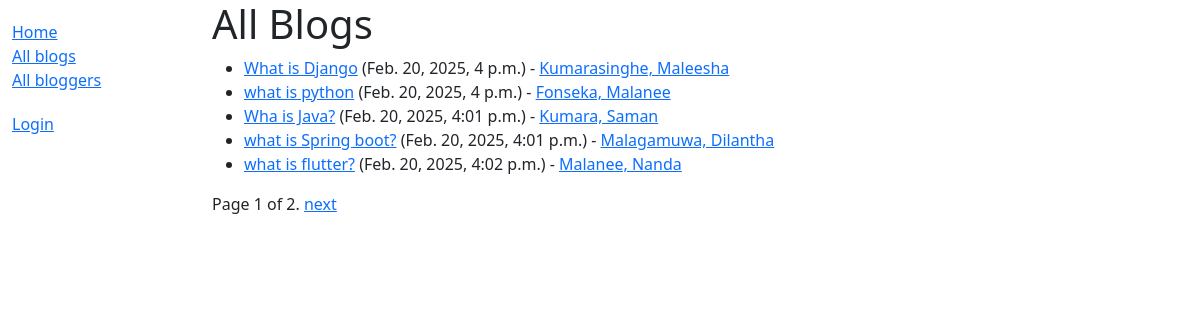
/blog/blogs/, run on the app's committed database.
### blog/models.py (models this page shows, shortened)
class Blog(models.Model):
    title = models.CharField(max_length=200)
    blogger = models.ForeignKey(Blogger, on_delete=models.CASCADE)
    description = models.TextField(help_text="Enter the content of the blog post")
    post_date = models.DateTimeField(auto_now_add=True)
    def get_absolute_url(self):
        return reverse('blog-detail', args=[str(self.id)])

class Blogger(models.Model):
    first_name = models.CharField(max_length=100)
    last_name = models.CharField(max_length=100)
    bio = models.TextField(
        blank=True,
        help_text="Enter a brief biography of the blogger"
    )
    date_of_birth = models.DateField(null=True, blank=True)
    date_of_death = models.DateField('Died', null=True, blank=True)
    class Meta:
        ordering = ['last_name', 'first_name']
    def __str__(self):
        return f'{self.last_name}, {self.first_name}'

### blog/views.py (the view)
# urls.py: path('blogs/', views.BlogListView.as_view(), name='blogs'),
class BlogListView(generic.ListView):
    model = Blog
    paginate_by = 5

### blog/templates/blog/blog_list.html (shortened to what this page needs)
{% extends "base_generic.html" %}
{% block content %}
  <h1>All Blogs</h1>
  {% if blog_list %}
    <ul>
      {% for blog in blog_list %}
      <li>
        <a href="{{ blog.get_absolute_url }}">{{ blog.title }}</a>
        ({{blog.post_date}}) -  <a href="{{ blog.get_absolute_url }}">{{ blog.blogger }}</a>
      </li>
      {% endfor %}
    </ul>
  {% else %}
    <p>There are no Blogs in the Blog.</p>
  {% endif %}
  {% block pagination %}
    {% if is_paginated %}
        <div class="pagination">
            <span class="page-links">
                <span class="page-current">
                    Page {{ page_obj.number }} of {{ page_obj.paginator.num_pages }}.
                </span>
                {% if page_obj.has_next %}
                    <a href="{{ request.path }}?page={{ page_obj.next_page_number }}">next</a>
                {% endif %}
            </span>
        </div>
    {% endif %}
  {% endblock %}
{% endblock %}

### data on the page
Blog: title "What is Django", post_date "Feb. 20, 2025, 4 p.m.", blogger "Kumarasinghe, Maleesha"
Blog: title "what is python", post_date "Feb. 20, 2025, 4 p.m.", blogger "Fonseka, Malanee"
Blog: title "Wha is Java?", post_date "Feb. 20, 2025, 4:01 p.m.", blogger "Kumara, Saman"
Blog: title "what is Spring boot?", post_date "Feb. 20, 2025, 4:01 p.m.", blogger "Malagamuwa, Dilantha"
Blog: title "what is flutter?", post_date "Feb. 20, 2025, 4:02 p.m.", blogger "Malanee, Nanda"

### other printed values
{{ page_obj.number }} "1"
{{ page_obj.paginator.num_pages }} "2"
